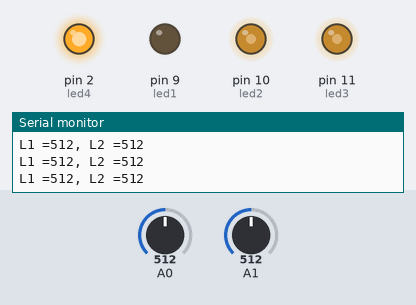
Recording of a sketch running on a simulated Arduino Uno, built with avr-gcc and run on an emulated ATmega328P. Shown: output pins drawn as LEDs (lit = HIGH), the last lines printed to the serial monitor. Inputs (shaded band) come from the test bench; at power-on: A0 = 512, A1 = 512.

Above: at 1.2 s.
1.3 s: A0 set to 716
At 2.4 s:
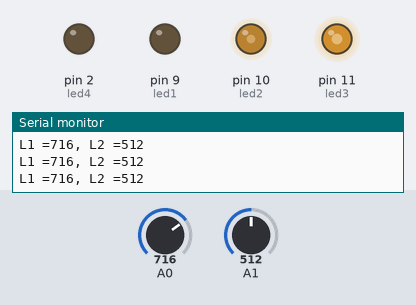
2.8 s: A1 set to 716
At 3.5 s:
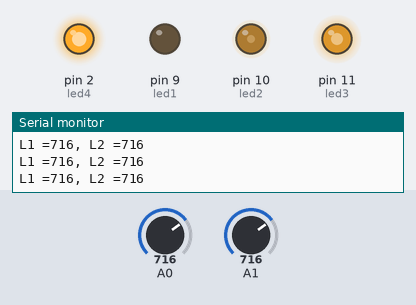
4.3 s: A0 set to 991
At 4.7 s:
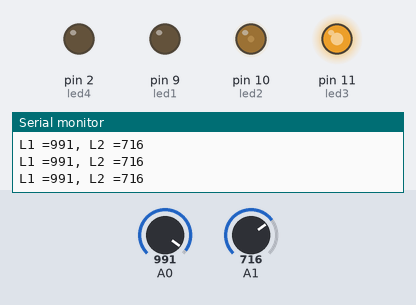
5.8 s: A0 set to 1014
At 7.0 s:
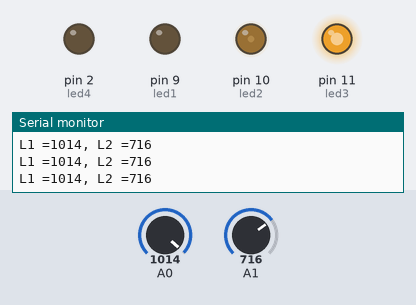
8.8 s: A1 set to 0
At 9.4 s:
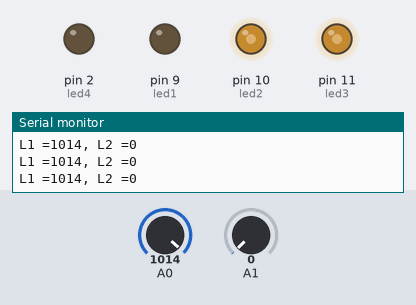
10.3 s: A0 set to 1023
At 11.5 s:
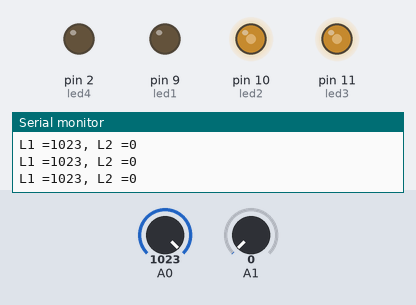
Timing chart, 0 to 12.8 s (numbered marks = the images above; inputs shaded):
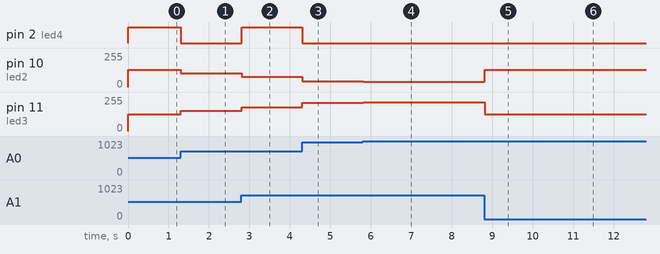

The sketch:

Lum_To_RGB.ino
```cpp
int led1 = 9;
int led2 = 10;
int led3 = 11;
int led4 = 2;
int lum1 = 0;
int lum2 = 0;
int l1 = 0;
int l2 = 0;
int l0 = 0;
int diff = 0;

void setup() {

  Serial.begin(115200);

  pinMode (led1, OUTPUT);
  pinMode (led2, OUTPUT);
  pinMode (led3, OUTPUT);
  pinMode (led4, OUTPUT);
}

void loop() {

  l1 = analogRead(A0);
  l2 = analogRead(A1);
  l0 = (l1 + l2) / 2;

  if (l1 == l2) {
    digitalWrite(led4, HIGH);
  } else {
    digitalWrite(led4, LOW);
  }


  lum1 = map(l0, 0, 1023, 0, 255);
  lum2 = map(l0, 0, 1023, 255, 0);

  Serial.print("L1 =");
  Serial.print(l1);
  Serial.print(", L2 =");
  Serial.println(l2);


  analogWrite(led3, lum1);
  analogWrite(led2, lum2);
  delay(10);

}
```

Measured:
- after the input at 1.3 s, pin 2 (led4): HIGH → LOW at once; pin 10 (led2): 128/255 → 102/255 at once; pin 11 (led3): 127/255 → 153/255 at once
- after the input at 2.8 s, pin 2 (led4): LOW → HIGH at once; pin 10 (led2): 102/255 → 77/255 at once; pin 11 (led3): 153/255 → 178/255 at once
- after the input at 4.3 s, pin 2 (led4): HIGH → LOW at once; pin 10 (led2): 77/255 → 43/255 at once; pin 11 (led3): 178/255 → 212/255 at once
- after the input at 5.8 s, pin 10 (led2): 43/255 → 40/255 at once; pin 11 (led3): 212/255 → 215/255 at once
- after the input at 8.8 s, pin 10 (led2): 40/255 → 129/255 at once; pin 11 (led3): 215/255 → 126/255 at once
- after the input at 10.3 s, pin 10 (led2): 129/255 → 128/255 at once; pin 11 (led3): 126/255 → 127/255 at once
